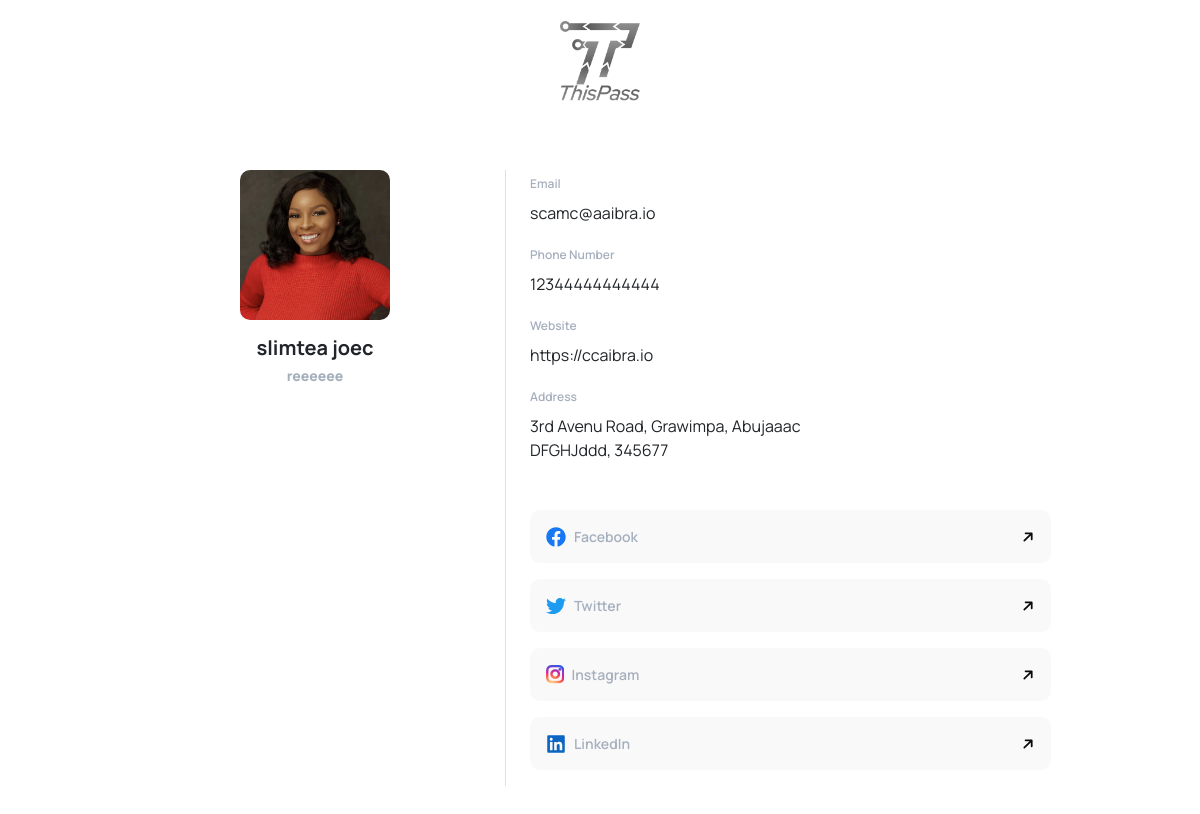
Page /muri111/ (signed in) on the earlier database version.
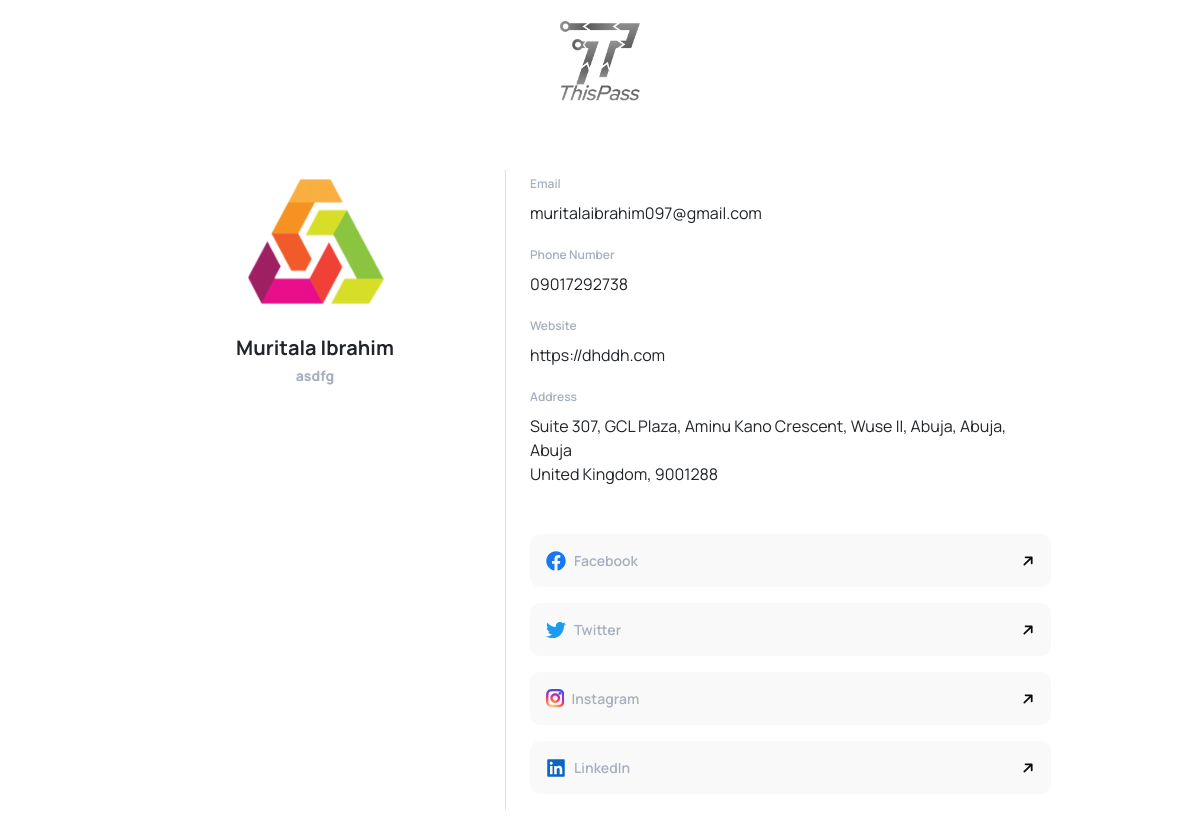
Same page on the later database version.
### order/models.py (models this page shows, shortened)
class CardInfo(models.Model):
    app_user = models.ForeignKey(AppUser, on_delete=models.SET_NULL, null=True)
    card_code = models.CharField(default="",max_length=2000)
    card_first_name = models.CharField(default="",max_length=2000)
    card_last_name = models.CharField(default="",max_length=2000)
    card_phone_no = models.CharField(default="",max_length=100)
    card_email = models.CharField(default="",max_length=2000)
    card_profile_photo = models.FileField(upload_to='account_files/profile_photos/', blank=True, default="default_files/default_face.jpg")
    card_website = models.CharField(default="",max_length=1000)
    card_job_title = models.CharField(default="",max_length=1000)
    card_company = models.CharField(default="",max_length=30, null=True)
    card_address = models.CharField(default="",max_length=30, null=True)
    card_city = models.CharField(default="",max_length=30, null=True)
    card_state = models.CharField(default="",max_length=30, null=True)
    card_zip_code = models.CharField(default="",max_length=30, null=True)
    card_country = models.CharField(default="",max_length=30, null=True)
    facebook_link = models.CharField(default="",max_length=30, null=True)
    twitter_link = models.CharField(default="",max_length=30, null=True)
    instagram_link = models.CharField(default="",max_length=30, null=True)
    linkedin_link = models.CharField(default="",max_length=30, null=True)

### main/views.py (the view)
# urls.py: path("<str:app_user>/", views.URLProfileView, name="profile"),
def URLProfileView(request, app_user):
	app_user = AppUser.objects.get(user__pk=request.user.id)
	if request.method == "POST":
		pass
	else:
		card = CardInfo.objects.all().order_by('-id')[:1]
		context = {"app_user": app_user, "card":card}
		return render(request, "order/url_profile.html", context )

### order/templates/order/url_profile.html (shortened to what this page needs)
{% extends 'app_user/auth_base.html' %}
{% load static %}
{% block content %}
<body>
    <nav class="navbar navbar-light navbar-expand-md py-3">
        <div class="container"><a class="navbar-brand d-flex mx-auto" href="#"><img src="{% static 'assets/img/BndW-LoGO.png' %}" style="width: 80px;height: 80px;"></a></div>
    </nav>
    <div class="container mb-sm-5 mb-5 mb-md-5 mb-lg-0">
        <div class="row d-flex justify-content-center py-5">
            {% for rs in card %}
            <div class="col-md-4 text-center pb-5"><img class="mb-3" src="{{ rs.card_profile_photo.url }}" style="width: 150px;height: 150px;border-radius: 10px;">
                <h1 class="fw-700 fs-20">{{ rs.card_first_name }} {{ rs.card_last_name }}</h1>
                <h1 class="fw-600 fs-14" style="color: #A6AFBD;"><strong><span style="color: rgb(166, 175, 189);">{{ rs.card_job_title }}</span></strong><br></h1>
            </div>
            <div class="col-md-6 border-start px-4">
                    <div class="mb-3"><label class="form-label fw-600 fs-12" for="email" style="color: #A6AFBD;">Email</label>
                        <p><a class="text-decoration-none" href="mailto:{{ rs.card_email }}"><span style="color: rgb(33, 37, 41);">{{ rs.card_email }}</span></a></p>
                    </div>
                    <div class="mb-3"><label class="form-label fw-600 fs-12" for="email" style="color: #A6AFBD;">Phone Number</label>
                        <p><a class="text-decoration-none" href="tel:{{ rs.card_phone_no }}"><span style="color: rgb(33, 37, 41);">{{ rs.card_phone_no }}</span></a></p>
                    </div>
                    <div class="mb-3"><label class="form-label fw-600 fs-12" for="website" style="color: #A6AFBD;">Website</label>
                        <p><a class="text-decoration-none" href="{{ rs.card_website }}" target="_blank"><span style="color: rgb(33, 37, 41);">{{ rs.card_website }}</span></a></p>
                    </div>
                    <div class="mb-3"><label class="form-label fw-600 fs-12" for="address" style="color: #A6AFBD;">Address<br></label>
                        <p class="mb-0">{{ rs.card_address }}, {{ rs.card_city}}, {{ rs.card_state }}</p>
                        <p>{{ rs.card_country }}, {{ rs.card_zip_code }}</p>
                    </div>
                    <div class="mt-5"><a class="text-decoration-none" href="{{ rs.facebook_link}}" target="_blank">
                            <p class="d-flex align-items-lg-center px-3 py-3 custom-radius fw-600 fs-14" style="color: #A6AFBD!important;background-color: #f9f9f9;">Facebook</p>
                        </a><a class="text-decoration-none" href="{{ rs.twitter_link}}" target="_blank">
                            <p class="d-flex align-items-lg-center px-3 py-3 custom-radius fw-600 fs-14" style="color: #A6AFBD!important;background-color: #f9f9f9;">Twitter</p>
                        </a><a class="text-decoration-none" href="{{ rs.instagram_link}}" target="_blank">
                            <p class="d-flex align-items-lg-center px-3 py-3 custom-radius fw-600 fs-14" style="color: #A6AFBD!important;background-color: #f9f9f9;"><i class="fab fa-instagram ig-logo me-2 fs-5 fw-700" aria-hidden="true"></i>Instagram</p>
                        </a><a class="text-decoration-none" href="{{ rs.linkedin_link}}" target="_blank">
                            <p class="d-flex align-items-lg-center px-3 py-3 custom-radius fw-600 fs-14" style="color: #A6AFBD!important;background-color: #f9f9f9;">LinkedIn</p>
                        </a></div>
            </div>
            {% endfor %}
        </div>
    </div>
{% endblock %}

### app_user/templates/app_user/auth_base.html (shortened to what this page needs)
{% load static %}
<!DOCTYPE html>
<html lang="en">
<head>
    <link rel="stylesheet" href="https://cdn.jsdelivr.net/npm/bootstrap@5.1.3/dist/css/bootstrap.min.css">
    <link rel="stylesheet" href="https://use.fontawesome.com/releases/v5.12.0/css/all.css">
    <link rel="stylesheet" href="https://cdnjs.cloudflare.com/ajax/libs/font-awesome/4.7.0/css/font-awesome.min.css">
    <link rel="stylesheet" href="{% static 'assets/fonts/fontawesome5-overrides.min.css' %}">
    <link rel="stylesheet" href="{% static 'assets/css/Login-Form-Basic.css' %}">
    <link rel="stylesheet" href="{% static 'assets/css/pincode.css' %}">
    <link rel="stylesheet" href="{% static 'assets/css/styles.css' %}">
</head>
{% block content %}
{% endblock %}
</body>
</html>

### app_user/static/assets/css/styles.css (style rules this page uses)
.primary-text { color: #0A0A0A!important; }
body { font-family: 'Manrope', sans-serif; }
.fw-600 { font-weight: 600 !important; }
.fw-700 { font-weight: 700 !important; }
.fs-14 { font-size: 14px; }
.fs-12 { font-size: 12px; }
.fs-20 { font-size: 20px; }
.custom-radius { border-radius: 10px !important; }
.ig-logo { background: radial-gradient(circle at 30% 107%, #fdf497 0%, #fdf497 5%, #fd5949 45%, #d6249f 60%, #285AEB 90%); -webkit-background-clip: text; background-clip: text; -webkit-text-fill-color: transparent; }

Differences in the rows shown:
no longer on this page (row unchanged): CardInfo: card_profile_photo (picture), card_first_name "slimtea", card_last_name "joec", card_job_title "reeeeee", card_email "scamc@aaibra.io", card_phone_no "12344444444444", card_website "https://ccaibra.io", card_address "3rd Avenu Road", card_city "Grawimpa", card_state "Abujaaac", card_country "DFGHJddd", card_zip_code "345677"
added CardInfo: card_profile_photo (picture), card_first_name "Muritala", card_last_name "Ibrahim", card_job_title "asdfg", card_email "muritalaibrahim097@gmail.com", card_phone_no "09017292738", card_website "https://dhddh.com", card_address "Suite 307, GCL Plaza, Aminu Kano Crescent, Wuse II, Abuja", card_city "Abuja", card_state "Abuja", card_country "United Kingdom", card_zip_code "9001288"
